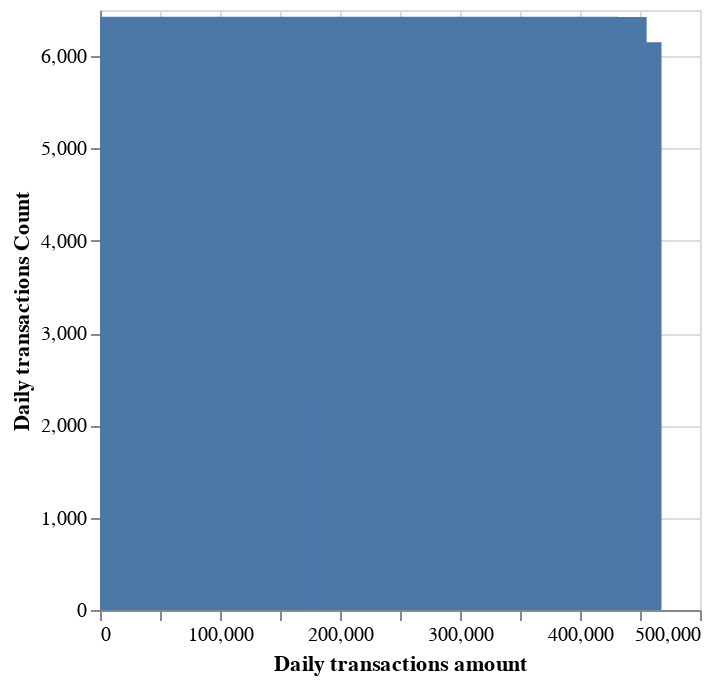

This figure's notebook cell:
### Code cell
# a scatter plot with regression line
st.altair_chart(chart + t)

### Figure 1 — Vega-Lite specification as saved in the notebook (floating-point values rounded to 4 significant figures; data arrays with more than 128 entries replaced by an {"elided": "..."} marker saying what was removed)
{"data": {"name": "data-2800c41fa7d51f659f86ca788f15d242"}, "mark": "rect", "encoding": {"x": {"field": "Daily transactions amount", "type": "quantitative"}, "y": {"field": "Daily transactions Count", "type": "quantitative"}}, "$schema": "https://vega.github.io/schema/vega-lite/v4.17.0.json", "datasets": {"data-2800c41fa7d51f659f86ca788f15d242": {"elided": "537 records"}}}
